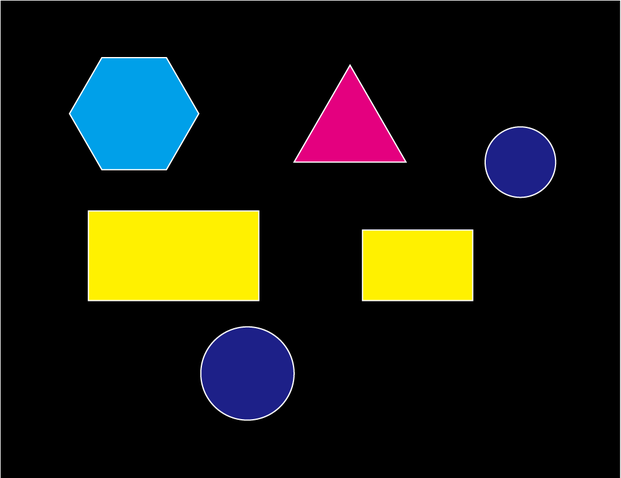
#> input picture data/figures.png, 621 x 478 px, shrunk from 1024 x 788 before the run, found by its file name
$ jupyter execute --allow-errors base.ipynb   (older library calls are emulated)
#> lines starting #> are read from the running program, lines starting #| are printed output that depends on the picture; after the words box and inside, x2 and y2 are one past the last pixel; in counts of white or black regions, pixels touching at a corner belong together
[cell 1]
import cv2
import numpy as np

# 画像の読み込み
image = cv2.imread("../../data/figures.png", cv2.IMREAD_COLOR)
#> image is the input picture: shape (478, 621, 3); mean B, G, R 18.6, 28.4, 27.6
image = cv2.cvtColor(image, cv2.COLOR_BGR2RGB)

# 画像をグレースケールにする
gray = cv2.cvtColor(image, cv2.COLOR_RGB2GRAY)

# Sobelフィルタ
dx = cv2.Sobel(gray, cv2.CV_8U, 1, 0)
dy = cv2.Sobel(gray, cv2.CV_8U, 0, 1)
sobel = np.sqrt(dx * dx + dy * dy)
sobel = (sobel - sobel.min()) / (sobel.max() - sobel.min())
sobel = (sobel * 255.0).astype("uint8")
_, sobel = cv2.threshold(sobel, 10, 255, cv2.THRESH_BINARY)
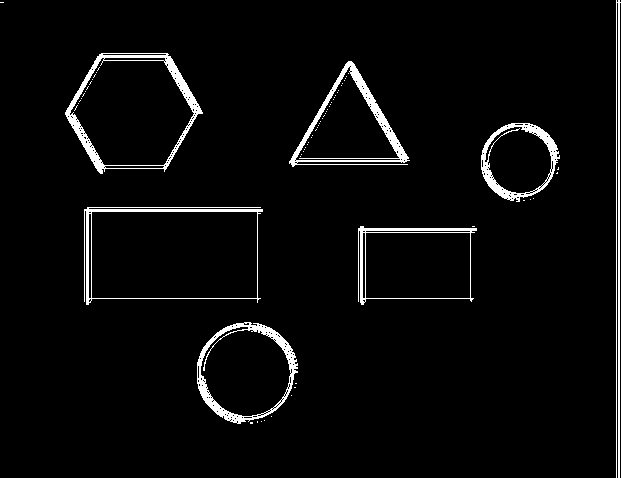
#> sobel: shape (478, 621); 3.8% white; 67 white regions (60 under 20 px), largest, box (x1, y1, x2, y2) and area: (65, 53, 203, 174) 2101, (289, 61, 410, 167) 1890, (197, 322, 298, 424) 1773

# Canny法
canny = cv2.Canny(gray, 100, 200)
#> canny: shape (478, 621); 1.6% white in thin lines or dots

[cell 2]
import matplotlib.pyplot as plt

fig = plt.figure(figsize=(15, 5))
ax = fig.add_subplot(131)
ax.imshow(image)
ax.axis("off")

ax = fig.add_subplot(132)
ax.imshow(sobel, cmap="gray")
ax.axis("off")

ax = fig.add_subplot(133)
ax.imshow(canny, cmap="gray")
ax.axis("off")

plt.tight_layout()
plt.show()

[cell 3]
binary = sobel.copy()
res_dilate = cv2.dilate(binary, np.ones((5, 5), dtype=binary.dtype))
#> res_dilate: shape (478, 621); 8.6% white; 8 white regions, largest, box (x1, y1, x2, y2) and area: (63, 51, 205, 176) 4600, (287, 59, 412, 169) 4150, (82, 205, 265, 307) 4021
res_erode = cv2.erode(binary, np.ones((5, 5), dtype=binary.dtype))
#> res_erode: shape (478, 621); 0.13% white in thin lines or dots, all inside (x1, y1, x2, y2) = (71, 60, 555, 414)

[cell 4]
fig = plt.figure(figsize=(8, 4))
ax = fig.add_subplot(121)
ax.imshow(res_dilate, cmap="gray")
ax.set_title("Dilation")
ax = fig.add_subplot(122)
ax.imshow(res_erode, cmap="gray")
ax.set_title("Erosion")
plt.tight_layout()
plt.show()

[cell 5]
res = sobel.copy()
res = cv2.dilate(res, np.ones((5, 5), dtype=binary.dtype))
res = cv2.erode(res, np.ones((5, 5), dtype=binary.dtype))
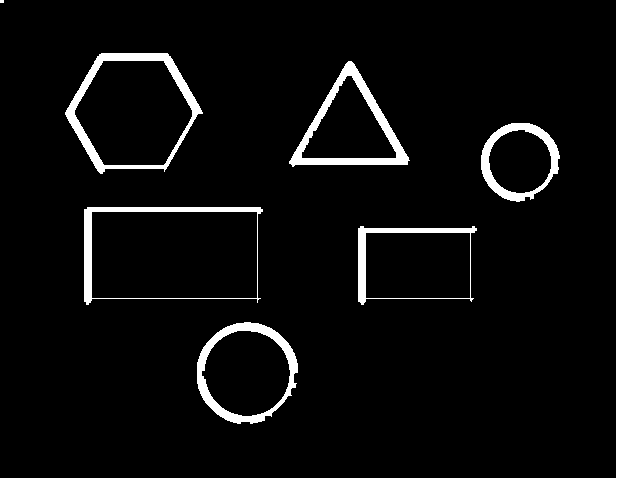
#> res: shape (478, 621); 5% white; 8 white regions (1 under 20 px)

[cell 6]
plt.imshow(res, cmap="gray")
plt.show()

[cell 7]
binary = sobel.copy()
res_close = cv2.morphologyEx(binary, cv2.MORPH_CLOSE, np.ones((5, 5), dtype=binary.dtype))

[cell 8]
plt.imshow(res_close, cmap="gray")
plt.show()

[cell 9]
contours, _ = cv2.findContours(res_close, cv2.RETR_EXTERNAL, cv2.CHAIN_APPROX_SIMPLE)
#> contours = 8 contours, 1 with area under 20; largest, box (x1, y1, x2, y2) and area: (84, 207, 263, 305) 15794, (65, 53, 203, 174) 11815, (358, 226, 477, 305) 7910, (197, 322, 298, 424) 7766, (289, 61, 410, 167) 6613, (481, 123, 560, 202) 4624, (616, 0, 621, 478) 1908

[cell 10]
cv2.drawContours(image, contours, -1, (255, 0, 0), 3, cv2.LINE_AA)
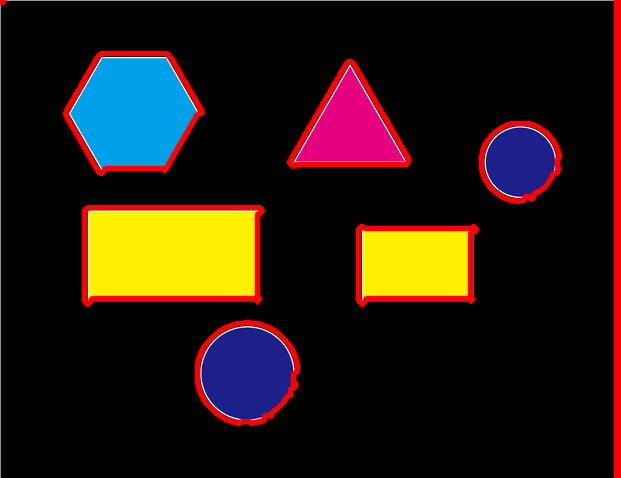
#> image: shape (478, 621, 3); mean R, G, B 38.4, 25.3, 16.8
plt.imshow(image)
plt.show()

[cell 11]
for i, cnt in enumerate(contours):
    # 輪郭線の長さを計算
    arclen = cv2.arcLength(cnt, True)
    # 輪郭線の近似
    approx = cv2.approxPolyDP(cnt, 0.01 * arclen, True)
    # 何角形かを見てみる
    print("Figure #{:d} has {:2d} corners!".format(i + 1, len(approx)))
    # 輪郭線の描画
    cv2.drawContours(image, [approx], -1, (255, 0, 0), 3, cv2.LINE_AA)
#> this loop made 8 passes
#> arclen on passes 1 to 6: 346.3, 398.6, 557, 267.3, 378.5, 438
#> (cnt, arclen, approx) on pass 7: ([[616, 0], [616, 477], [620, 477], [620, 0]], 962, [[616, 0], [620, 477]])
#| Figure #1 has 13 corners!
#| Figure #2 has  5 corners!
#| Figure #3 has  5 corners!
#| Figure #4 has 14 corners!
#| Figure #5 has  5 corners!
#| Figure #6 has  7 corners!
#| Figure #7 has  2 corners!
#| Figure #8 has  4 corners!
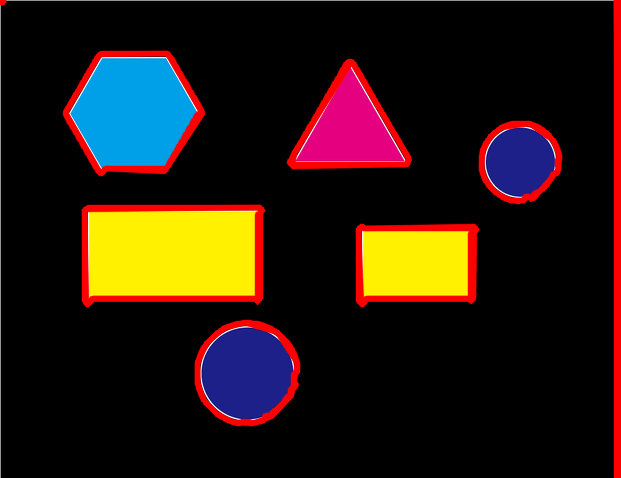
#> image: shape (478, 621, 3); 1.83% of pixels changed, all inside (x1, y1, x2, y2) = (0, 0, 614, 427)

[cell 12]
from IPython import display
from matplotlib.animation import ArtistAnimation


def curve(x):
    y = x**3 - x
    return y


def dist_p2l(px, py, x0, x1, y0, y1):
    vx = x1 - x0
    vy = y1 - y0
    length = np.sqrt(vx**2 + vy**2)
    if length == 0.0:
        return np.sqrt((px - x0) ** 2 + (py - y0) ** 2)

    vx /= length
    vy /= length
    dot = vx * (px - x0) + vy * (py - y0)
    if dot < 0.0:
        return np.sqrt((px - x0) ** 2 + (py - y0) ** 2)

    if dot > length:
        return np.sqrt((px - x1) ** 2 + (py - y1) ** 2)

    x_proj = x0 + vx * dot
    y_proj = y0 + vy * dot
    return np.sqrt((x_proj - px) ** 2 + (y_proj - py) ** 2)


fig = plt.figure()
plt.gca().set_aspect("equal")
plt.xlim(-1.0, 1.0)
plt.ylim(-1.0, 1.0)

xs = np.linspace(-1.0, 1.0, 50, endpoint=True)
ys = curve(xs)

px = [xs[0], xs[-1]]
py = [ys[0], ys[-1]]

# Render frames
frames = []
num_frames = 9
for i in range(num_frames):
    # Draw the current frame
    # plt.clf()
    pts = plt.scatter(px, py, color="tab:red", zorder=2)
    lns = plt.plot(px, py, color="tab:blue", linestyle="--", zorder=1)
    frame = plt.plot(xs, ys, color="tab:blue", zorder=0)
    frames.append([pts] + lns + frame)

    # Find the point farthest from the current polyline
    ds = np.full_like(xs, np.inf)
    for x0, x1 in zip(px, px[1:]):
        for y0, y1 in zip(py, py[1:]):
            temp_ds = np.array([dist_p2l(x, y, x0, x1, y0, y1) for x, y in zip(xs, ys)])
            ds = np.minimum(ds, temp_ds)

    max_idx = np.argmax(ds)

    # Sort point coordinates
    px.append(xs[max_idx])
    py.append(ys[max_idx])
    idx = np.argsort(px)
    px = [px[i] for i in idx]
    py = [py[i] for i in idx]

# Convert animation to HTML+JS
ani = ArtistAnimation(fig, frames, interval=1000, blit=True)
#> (the rest of this cell did not finish here and is left out)

[cell 13]
n_gon = len(approx)
#> n_gon = 4
text = "unknown"
if n_gon > 10:
    text = "circle"
elif n_gon == 6:
    text = "hexagon"
elif n_gon == 5:
    text = "pentagon"
elif n_gon == 4:
    text = "rectangle"
elif n_gon == 3:
    text = "triangle"

[cell 14]
result = image.copy()
font = cv2.FONT_HERSHEY_SIMPLEX
#> font = 0

for cnt in contours:
    arclen = cv2.arcLength(cnt, True)
    approx = cv2.approxPolyDP(cnt, arclen * 1.0e-2, True)
    cv2.drawContours(result, [approx], -1, (255, 0, 0), 3)

    n_gon = len(approx)
    text = "unknown"
    if n_gon > 10:
        text = "circle"
    elif n_gon == 6:
        text = "hexagon"
    elif n_gon == 5:
        text = "pentagon"
    elif n_gon == 4:
        text = "rectangle"
    elif n_gon == 3:
        text = "triangle"

    position = np.asarray(approx).reshape((-1, 2)).max(axis=0).astype("int32")
    px, py = position
    cv2.putText(result, text, (px + 10, py + 10), font, 1.0, (255, 255, 255), 2, cv2.LINE_AA)
#> this loop made 8 passes
#> (arclen, approx, n_gon, text, px, py) on pass 8: (10, [[0, 0], [0, 2], [3, 2], [3, 0]], 4, 'rectangle', 3, 2)
#> (arclen, n_gon, text, px, py) on passes 1 to 6: (346.3, 13, 'circle', 297, 423), (398.6, 5, 'pentagon', 474, 304), (557, 5, 'pentagon', 260, 304), (267.3, 14, 'circle', 559, 200), (378.5, 5, 'pentagon', 408, 166), (438, 7, 'unknown', 202, 173)
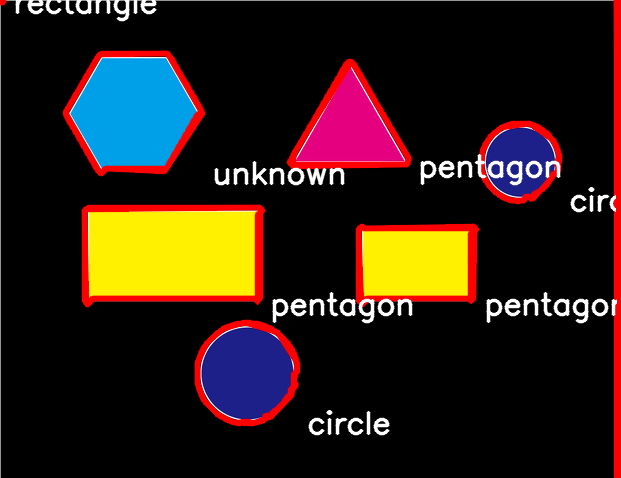
#> result: shape (478, 621, 3); 3.45% of pixels changed, all inside (x1, y1, x2, y2) = (4, 0, 617, 436)

[cell 15]
plt.imshow(result)
plt.axis("off")
plt.show()

[cell 16]
image = cv2.imread("../../data/inawashiro.jpg", cv2.IMREAD_COLOR)
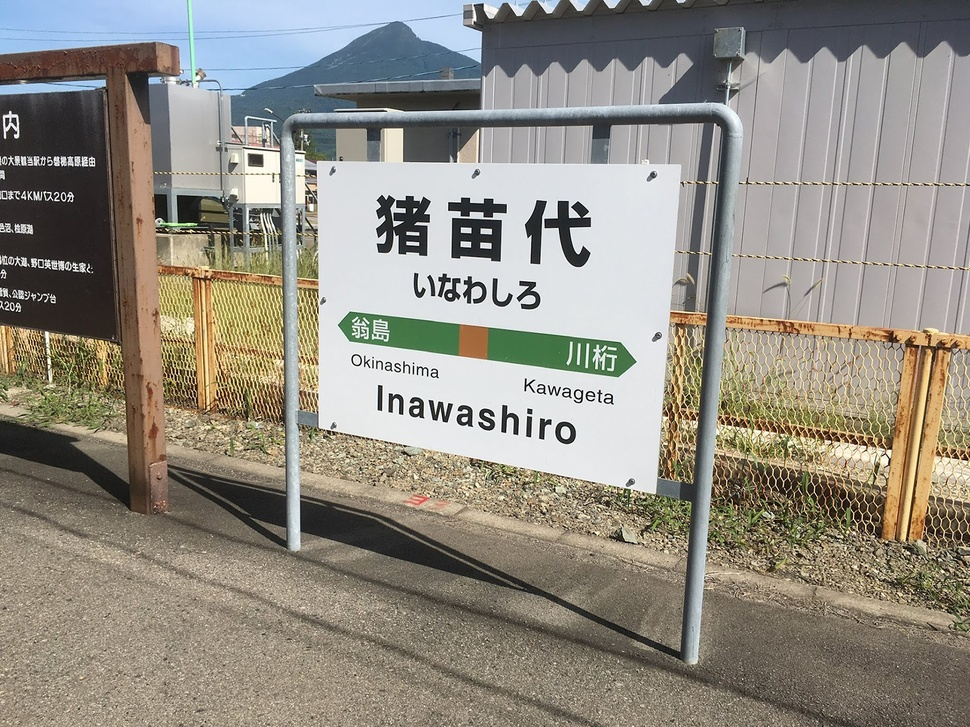
#> input picture data/inawashiro.jpg, 970 x 727 px, shrunk from 1600 x 1200 before the run, found by its file name
#> image is the input picture: shape (727, 970, 3); mean B, G, R 129.8, 140.2, 145.2
image = cv2.cvtColor(image, cv2.COLOR_BGR2RGB)
gray = cv2.cvtColor(image, cv2.COLOR_RGB2GRAY)
#> gray: shape (727, 970)

# ぼかし処理
gray = cv2.GaussianBlur(gray, None, 3.0)
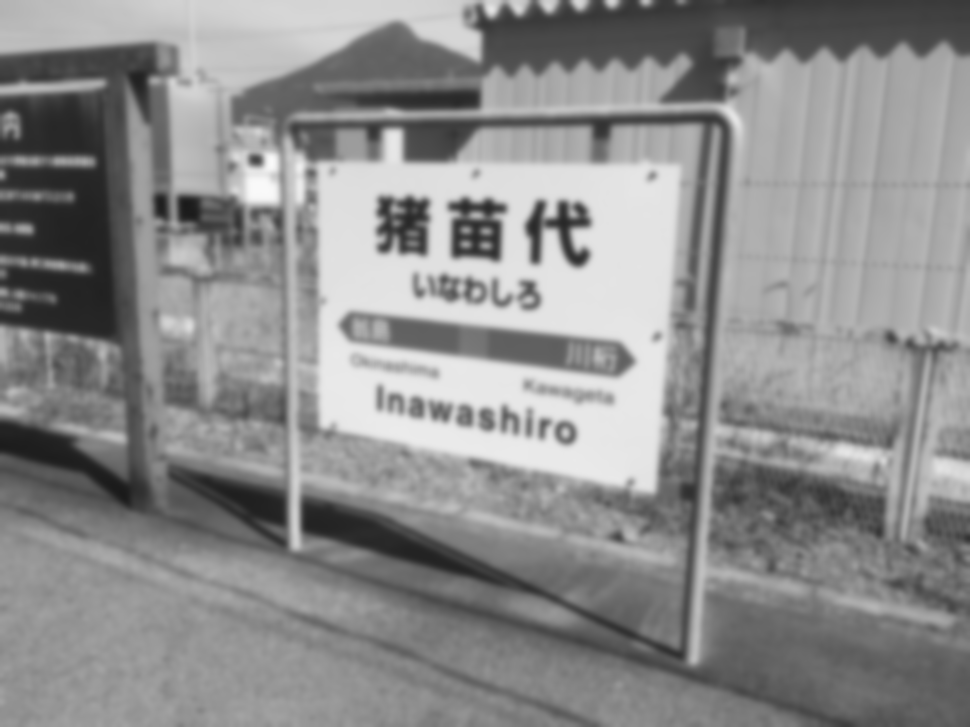
#> gray: shape (727, 970); min 26, max 249, mean 140.5

# 大津の二値化
thr, binary = cv2.threshold(gray, 0, 255, cv2.THRESH_OTSU)
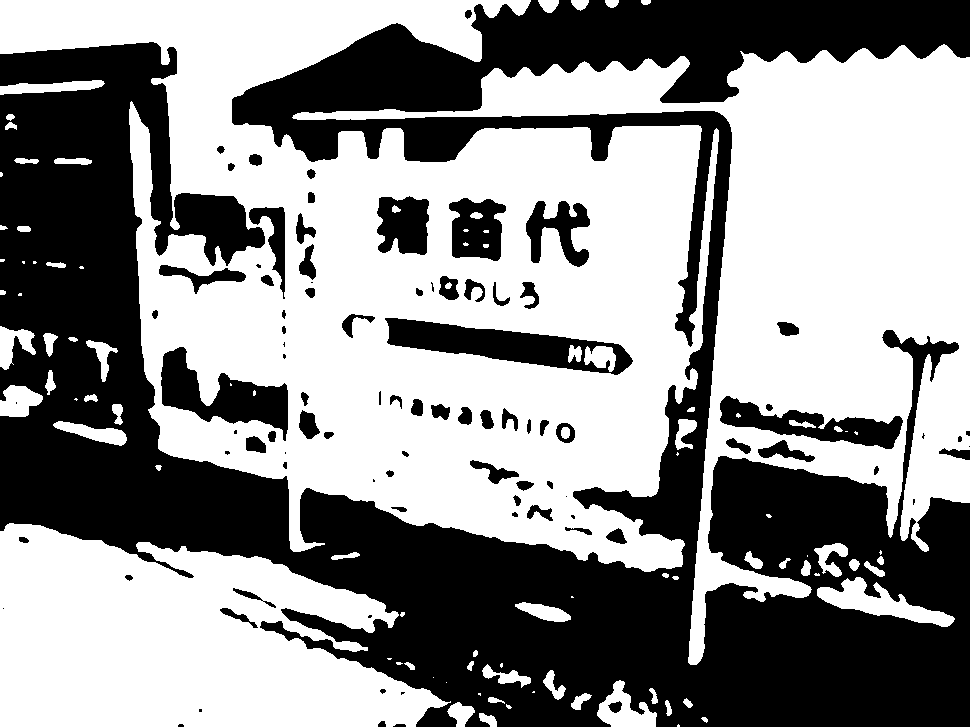
#> binary: shape (727, 970); 56.3% white; 91 black regions (21 under 20 px), largest, box (x1, y1, x2, y2) and area: (0, 0, 970, 727) 275841, (385, 318, 633, 375) 6231, (161, 347, 288, 441) 5089
#> thr = 135

[cell 17]
plt.imshow(binary, cmap="gray")
plt.title("Otsu's binarization (threshold={:d})".format(int(thr)))
plt.show()

[cell 18]
new_thr = min(int(thr * 1.5), 255)
#> new_thr = 202
_, binary = cv2.threshold(gray, new_thr, 255, cv2.THRESH_BINARY)
#> binary: shape (727, 970); 12.2% white; 22 white regions (5 under 20 px), largest, box (x1, y1, x2, y2) and area: (317, 131, 681, 491) 71616, (140, 0, 478, 55) 10102, (232, 152, 279, 204) 1634

[cell 19]
plt.imshow(binary, cmap="gray")
plt.title("Binarization (threshold={:d})".format(int(new_thr)))
plt.show()

[cell 20]
edge = cv2.Canny(binary, 150, 200)
#> edge: shape (727, 970); 0.84% white in thin lines or dots, all inside (x1, y1, x2, y2) = (139, 0, 970, 545)
edge = cv2.dilate(edge, np.ones((11, 11), dtype=edge.dtype))
#> edge: shape (727, 970); 10.2% white; 22 white regions, largest, box (x1, y1, x2, y2) and area: (331, 303, 642, 452) 19763, (311, 125, 686, 496) 17879, (405, 188, 599, 317) 12474
edge = cv2.erode(edge, np.ones((9, 9), dtype=edge.dtype))
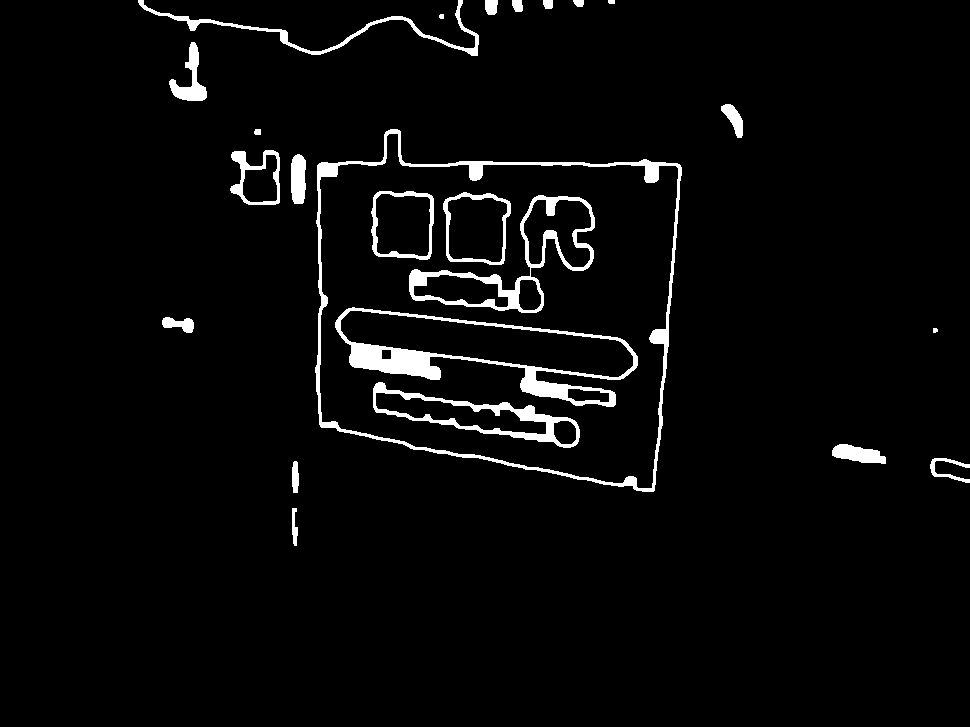
#> edge: shape (727, 970); 3.6% white; 24 white regions

[cell 21]
plt.imshow(edge, cmap="gray")
plt.title("After morphology operation".format(int(new_thr)))
plt.show()

[cell 22]
contours, _ = cv2.findContours(edge, cv2.RETR_EXTERNAL, cv2.CHAIN_APPROX_SIMPLE)
#> contours = 19 contours, 3 with area under 20; largest, box (x1, y1, x2, y2) and area: (315, 129, 682, 492) 105263, (230, 150, 280, 205) 1926, (138, 0, 479, 56) 1321, (169, 42, 207, 101) 776, (832, 444, 886, 464) 638

result = image.copy()
cv2.drawContours(result, contours, -1, (255, 0, 0), 3, cv2.LINE_AA)
plt.imshow(result)
plt.show()

[cell 23]
longest_cnt = None
max_length = 0.0
for cnt in contours:
    # 輪郭線の長さを計算
    arclen = cv2.arcLength(cnt, True)
    if max_length < arclen:
        max_length = arclen
        longest_cnt = cnt
#> this loop made 19 passes
#> (arclen, max_length) on passes 1, 3, 8, 9: (85.07, 85.07), (188.9, 188.9), (232.8, 232.8), (1402.6, 1402.6)
#> arclen on passes 2, 4, 5, 6, 7, 10: 70.49, 131.1, 14.83, 88.28, 117.5, 20.83
#> after the loop, longest_cnt = contour of 297 points, box (x1, y1, x2, y2) (315, 129, 682, 492), area 105263; max_length = 1402.6

[cell 24]
result = image.copy()
cv2.drawContours(result, [longest_cnt], -1, (255, 0, 0), 3, cv2.LINE_AA)
plt.imshow(result)
plt.show()

[cell 25]
arclen = cv2.arcLength(longest_cnt, True)
#> arclen = 1402.6
approx = cv2.approxPolyDP(longest_cnt, arclen * 1.0e-1, True)
#> approx = [[317, 165], [321, 427], [654, 490], [679, 164]]

result = image.copy()
cv2.drawContours(result, [approx], -1, (255, 0, 0), 3, cv2.LINE_AA)
plt.imshow(result)
plt.title("Red region has {:d} corners".format(len(approx)))
plt.show()

[cell 26]
src_pts = approx.reshape((-1, 2)).astype("float32")
#> src_pts = [[317, 165], [321, 427], [654, 490], [679, 164]]

# 縦横比の計算
w = np.linalg.norm(src_pts[3] - src_pts[0])
#> w = 362
h = np.linalg.norm(src_pts[1] - src_pts[0])
#> h = 262
aspect = abs(w) / abs(h)
#> aspect = 1.38

# 新しい画像サイズを設定
new_w = int(1000 * aspect)
#> new_w = 1381
new_h = 1000
dst_pts = np.array([(0, 0), (0, new_h), (new_w, new_h), (new_w, 0)], dtype="float32")
#> dst_pts = [[0, 0], [0, 1000], [1381, 1000], [1381, 0]]

# 射影変換を計算して、パースをキャンセルする
warp = cv2.getPerspectiveTransform(src_pts, dst_pts)
#> warp = [[5.95, -0.0909, -1872.5], [0.0121, 4.39, -728.6], [0.000905, -0.000327, 1]]
result = cv2.warpPerspective(image, warp, (new_w, new_h))
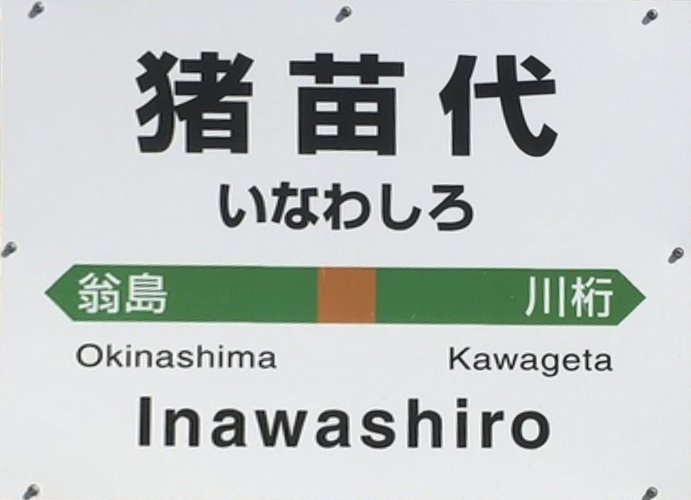
#> result: shape (1000, 1381, 3) (shown at 1/2 size); mean R, G, B 193.4, 198.8, 197
